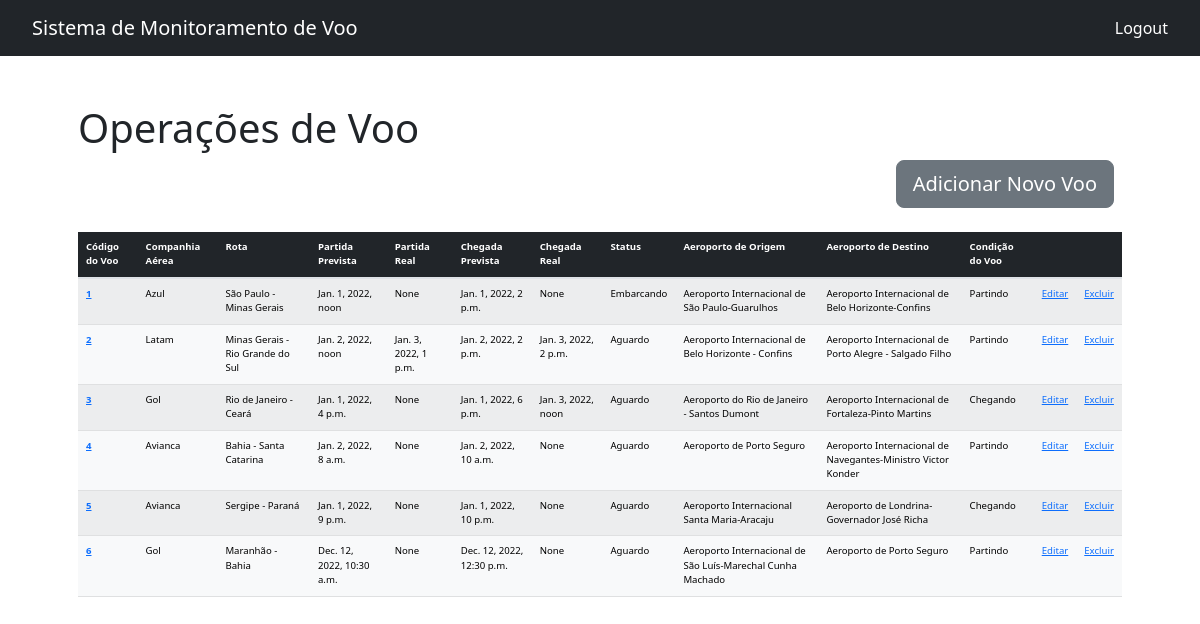
The app's page /crud with its own data.
### aeroporto/models.py (models this page shows, shortened)
class Voo(models.Model):
    codigoVoo = models.IntegerField(primary_key=True, null=False, unique=True)
    companhiaAerea = models.CharField(max_length=100, null=False)
    partidaPrevista = models.DateTimeField(null=False)
    partidaReal = models.DateTimeField(null=True)
    chegadaPrevista = models.DateTimeField(null=False)
    chegadaReal = models.DateTimeField(null=True)
    status = models.CharField(max_length=100, null=False, default='Aguardo')
    rota = models.CharField(max_length=100, null=True)
    aeroportoOrigem = models.CharField(max_length=100, null=False)
    aeroportoDestino = models.CharField(max_length=100, null=False)
    condicao = models.CharField(max_length=100, null=False)
    class Meta:
        db_table = 'voos'

### aeroporto/views.py (the view)
# urls.py: path('crud', views.CrudView.as_view(), name='crud'),
class CrudView(ListView):
    model = Voo
    template_name = 'crud/crud.html'

### template/crud/crud.html (shortened to what this page needs)
{% load static %}
<!DOCTYPE html>
<html>
<head>
    <link rel="stylesheet" href="{% static 'css/bootstrap/bootstrap.min.css' %}">
    <link rel="stylesheet" href="{% static 'css/navbar.css' %}">
    <link rel="stylesheet" href="{% static 'css/crud.css' %}">
</head>
<body>
    <div class="nav-container">
        <nav class="navbar navbar-expand navbar-dark bg-dark">
            <a class="navbar-brand">Sistema de Monitoramento de Voo</a>
            <div class="collapse navbar-collapse" id="navbarText">
                <span class="navbar-text">
                        <a class="nav-link" href="{% url 'voos'%}">Logout</a>
                </span>
            </div>
        </nav>
    </div>
    <div class="container-xl p-5">
        <h1>Operações de Voo</h1>
        <div class="d-grid gap-2 d-md-flex justify-content-md-end">
            <a class="btn btn btn-secondary btn-lg me-md-2" href="{% url 'adicionar_voo' %} ">Adicionar Novo Voo</a>
        </div>
        <br>
        <table class="table table-light table-striped table-box">
            <thead class="table-dark">
                <tr>
                    <th scope="col">Código do Voo</th>
                    <th scope="col">Companhia Aérea</th>
                    <th scope="col">Rota</th>
                    <th scope="col">Partida Prevista</th>
                    <th scope="col">Partida Real</th>
                    <th scope="col">Chegada Prevista</th>
                    <th scope="col">Chegada Real</th>
                    <th scope="col">Status</th>
                    <th scope="col">Aeroporto de Origem</th>
                    <th scope="col">Aeroporto de Destino</th>
                    <th scope="col">Condição do Voo</th>
                    <th scope="col"></th>
                    <th scope="col"></th>
                </tr>
            </thead>
            <tbody class="table-group-divider">
                {% for voo in object_list %}
                <tr>
                    <th scope="row "><a href="{% url 'ver_voo'  voo.pk %} ">{{ voo.codigoVoo }}</a></th>
                    <td> {{ voo.companhiaAerea }} </td>
                    <td> {{ voo.rota }} </td>
                    <td> {{ voo.partidaPrevista }} </td>
                    <td> {{ voo.partidaReal }} </td>
                    <td> {{ voo.chegadaPrevista }} </td>
                    <td> {{ voo.chegadaReal }} </td>
                    <td> {{ voo.status }} </td>
                    <td> {{ voo.aeroportoOrigem }} </td>
                    <td> {{ voo.aeroportoDestino }} </td>
                    <td> {{ voo.condicao }} </td>
                    <td> <a href="{% url 'editar_voo' voo.pk %} ">Editar</a> </td>
                    <td> <a href="{% url 'excluir_voo' voo.pk %} ">Excluir</a> </td>
                </tr>
                {% endfor %}
            </tbody>
        </table>
    </div>
</body>
</html>

### static/css/navbar.css (style rules this page uses)
.nav-container { background-color: #343a40; }
nav { padding-left: 2rem !important; padding-right: 2rem !important; }
.table thead th { vertical-align: top !important; border-bottom: 2px solid #dee2e6; }
.navbar-collapse { display: inline; position: absolute; right: 2rem; }

### static/css/crud.css (style rules this page uses)
.table-box { font-size: .8rem; }
@media (max-width: 1200px) { .table-box { font-size: .6rem !important; } }

### records on screen
Voo: codigoVoo "1", companhiaAerea "Azul", rota "São Paulo - Minas Gerais", partidaPrevista "Jan. 1, 2022, noon", partidaReal "None", chegadaPrevista "Jan. 1, 2022, 2 p.m.", chegadaReal "None", status "Embarcando", aeroportoOrigem "Aeroporto Internacional de São Paulo-Guarulhos", aeroportoDestino "Aeroporto Internacional de Belo Horizonte-Confins", condicao "Partindo"
Voo: codigoVoo "2", companhiaAerea "Latam", rota "Minas Gerais - Rio Grande do Sul", partidaPrevista "Jan. 2, 2022, noon", partidaReal "Jan. 3, 2022, 1 p.m.", chegadaPrevista "Jan. 2, 2022, 2 p.m.", chegadaReal "Jan. 3, 2022, 2 p.m.", status "Aguardo", aeroportoOrigem "Aeroporto Internacional de Belo Horizonte - Confins", aeroportoDestino "Aeroporto Internacional de Porto Alegre - Salgado Filho", condicao "Partindo"
Voo: codigoVoo "3", companhiaAerea "Gol", rota "Rio de Janeiro - Ceará", partidaPrevista "Jan. 1, 2022, 4 p.m.", partidaReal "None", chegadaPrevista "Jan. 1, 2022, 6 p.m.", chegadaReal "Jan. 3, 2022, noon", status "Aguardo", aeroportoOrigem "Aeroporto do Rio de Janeiro - Santos Dumont", aeroportoDestino "Aeroporto Internacional de Fortaleza-Pinto Martins", condicao "Chegando"
Voo: codigoVoo "4", companhiaAerea "Avianca", rota "Bahia - Santa Catarina", partidaPrevista "Jan. 2, 2022, 8 a.m.", partidaReal "None", chegadaPrevista "Jan. 2, 2022, 10 a.m.", chegadaReal "None", status "Aguardo", aeroportoOrigem "Aeroporto de Porto Seguro", aeroportoDestino "Aeroporto Internacional de Navegantes-Ministro Victor Konder", condicao "Partindo"
Voo: codigoVoo "5", companhiaAerea "Avianca", rota "Sergipe - Paraná", partidaPrevista "Jan. 1, 2022, 9 p.m.", partidaReal "None", chegadaPrevista "Jan. 1, 2022, 10 p.m.", chegadaReal "None", status "Aguardo", aeroportoOrigem "Aeroporto Internacional Santa Maria-Aracaju", aeroportoDestino "Aeroporto de Londrina-Governador José Richa", condicao "Chegando"
Voo: codigoVoo "6", companhiaAerea "Gol", rota "Maranhão - Bahia", partidaPrevista "Dec. 12, 2022, 10:30 a.m.", partidaReal "None", chegadaPrevista "Dec. 12, 2022, 12:30 p.m.", chegadaReal "None", status "Aguardo", aeroportoOrigem "Aeroporto Internacional de São Luís-Marechal Cunha Machado", aeroportoDestino "Aeroporto de Porto Seguro", condicao "Partindo"
